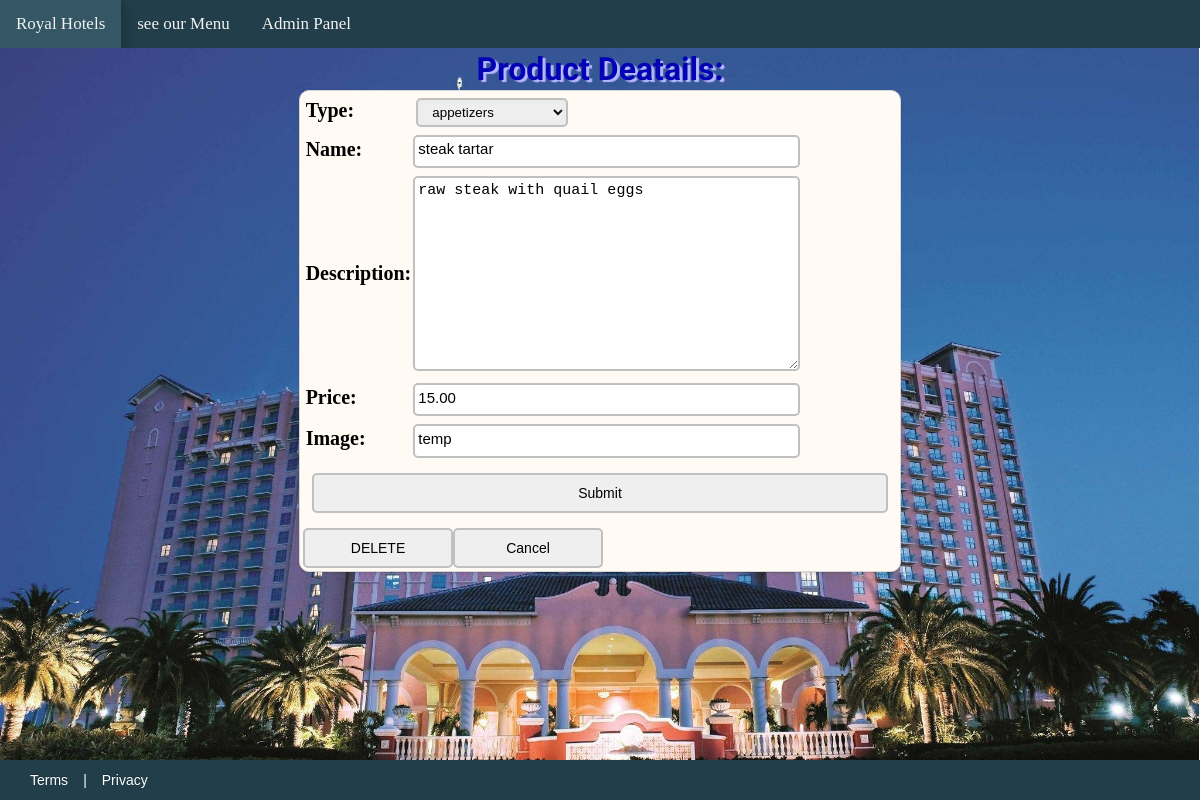
Before: /4/details/ with the older database file.
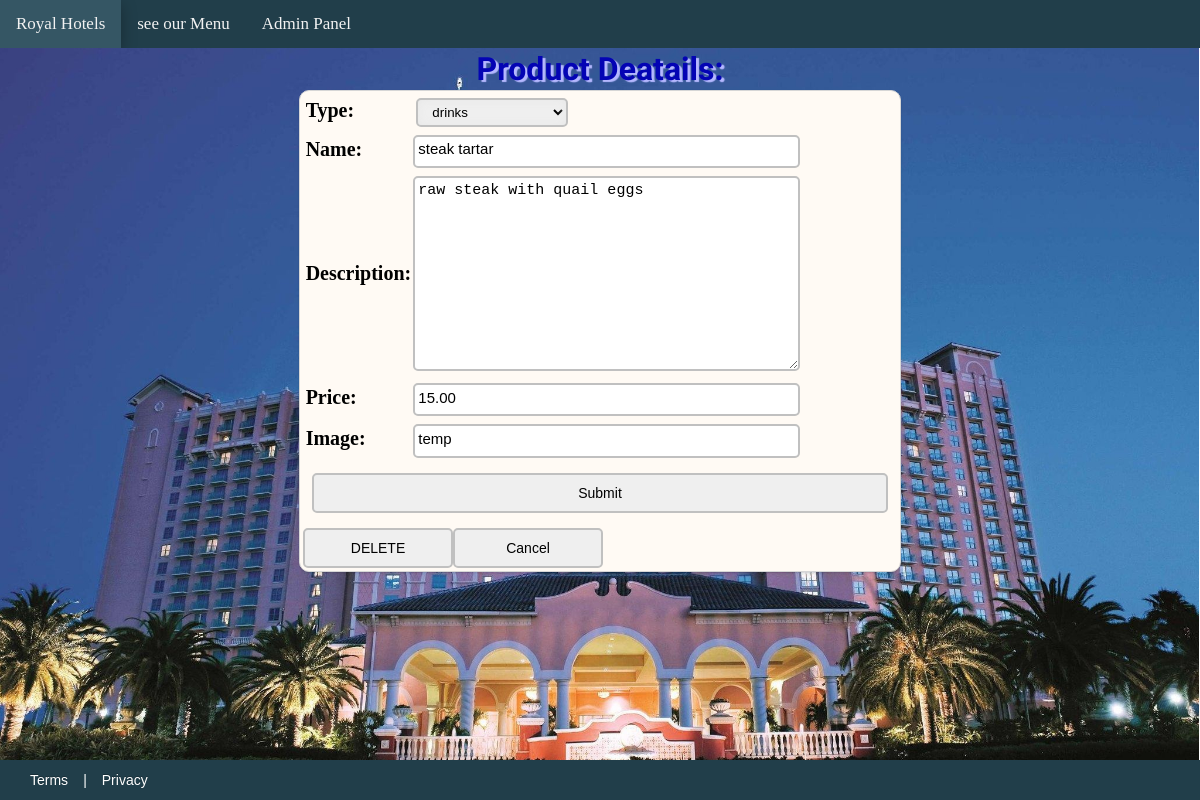
After: the same page with the newer database file.
### products/models.py (models this page shows, shortened)
class Product(models.Model):
    type = models.CharField(max_length=60, choices=TYPE_CHOICES)
    name = models.CharField(max_length=60, default="", blank=True, null=False)
    description = models.TextField(max_length=300, default="", blank=True)
    price = models.DecimalField(default=0.00, max_digits=10000, decimal_places=2)
    image = models.CharField(max_length=255, default='', blank=True)
    objects = models.Manager()

### products/views.py (the view)
# urls.py: path('<int:pk>/details/', views.details, name="details"),
def details(request, pk):
    pk = int(pk)
    item = get_object_or_404(Product, pk=pk)
    form = ProductForm(data=request.POST or None, instance=item)
    if request.method == 'POST':
        if form.is_valid():
            form2 = form.save(commit=False)
            form2.save()
            return redirect('admin_console')
        else:
            print(form.errors)
    else:
        return render(request, 'products/present_product.html', {'form': form})

### products/forms.py
class ProductForm(ModelForm):
    class Meta:
        model = Product
        fields = '__all__'

### products/templates/products/present_product.html (shortened to what this page needs)
{% extends "base.html" %}
{% block header %}Product Deatails:{% endblock %}
{% block content %}
<div class="admin_panel">
    <form name="productForm" method="POST" action="../details/">
       <table>
           {{ form.as_table }}
       </table>
    <div class="frmBtn_container">
        <input type="submit">
        <div class="frmBtn_container">
            <a href="../{{ form.pk }}delete/"><button class="btn" type="button">DELETE</button></a>
                <a href="{% url 'admin_console' %}"><button class="btn" type="button">Cancel</button></a>
             </div>
        </div>
    </form>
</div>
{% endblock %}

### templates/base.html (shortened to what this page needs)
 {% load static %}
<!DOCTYPE html>
<html lang="en" class="bg_img">
     <head>
          <link rel="stylesheet" type="text/css" href="{% static 'css/layout.css'  %}">
     </head>
     <body>
         <div class="page_container">
             {% include "navbar.html" %}
             <header class="header-title">
              <h1>{% block header %}{% endblock %}</h1>
             </header>
             {% block content %}{% endblock %}
         </div>
           {% include "footer.html"%}
     </body>
</html>

### templates/navbar.html
<ul class="topnav">
                 <li><a href="{% url 'home' %}">Royal Hotels</a></li>
                 <li><a href="#">see our Menu</a></li>
                 <li><a href="{% url 'admin_console' %}">Admin Panel</a></li>
             </ul>

### templates/footer.html (shortened to what this page needs)
<section id="block-footer">
             <p id="footer-right"><a href="8">Terms</a>|<a href="8">Privacy</a></p>
         </section>

### assets/css/layout.css (style rules this page uses)
* { margin: 0; }
html { background-color: lightblue; }
body { position: relative; overflow: hidden; }
html, body { height: 100%; margin: 0; padding: 0; }
p { padding: 2px 16px; font-size: 15px; font-family: 'Lato', Georgia, sans-serif; color: #666666; }
h1 { color: #0404B4; font-family: 'Lobster'; text-shadow: 3px 2px 1px rgba(181, 184, 255, 1); margin:0 auto; }
ul.topnav { list-style-type: none; margin: 0; padding: 0; overflow: hidden; background-color: #213e4a; }
ul.topnav li { float: left; }
ul.topnav li a { display: inline-block; color: #f2f2f2; text-align: center; padding: 14px 16px; text-decoration: none; transition: 0.3s; font-size: 17px; -webkit-transition-duration: 0.4s; transition-duration: 0.4s; cursor: pointer; }
.header-title { padding: 2px 16px; text-align: center; }
.admin_panel { margin: 0 auto; width: 50%; height: 80%; background-color: #fffaf4; border: 1px solid #d6d6d6; box-shadow: 0 1px 2px rgba(0,0,0,0.15); transition: all 0.3s ease-in-out; border-radius: 10px; transition: 0.3s; }
.frmBtn_container { display: flex; flex-wrap: wrap; align-items: center; width: 100%; }
.btn { flex-grow: 2; justify-content: center; text-align: center; display: inline-block; width: 150px; margin: 2% 2% 2% 2%; color: black; padding: 10px 0px; text-decoration: none; font-size: 14px; -webkit-transition-duration: 0.4s; transition-duration: 0.4s; cursor: pointer; border: 2px solid silver; border-radius: 5px; }
input[type="submit"] { flex-grow: 1; width: 10%; justify-content: center; text-align: center; display: inline-block; margin: 2% 2% 2% 2%; color: black; padding: 9px 0px 9px 0px; text-decoration: none; font-size: 14px; -webkit-transition-duration: 0.4s; transition-duration: 0.4s; cursor: pointer; border: 2px solid silver; border-radius: 5px; }
select { padding: 4px 10px; width: 40%; display: inline-block; margin: 1% 0% 0 1%; border: 2px solid silver; border-radius: 5px; box-shadow: 0 0 10px #E8E8E8 inset; }
input, textarea { width: 100%; margin: 1% 0 0 0; padding: 1% 0 2% 1%; line-height: 18px; font-size: 15px; border-radius: 5px; border: 2px solid silver; }
label { display: inline-block; width: 95%; text-align: left; margin: 1% 0 0 0; color: black; line-height: 18px; font-size: 20px; }
#block-footer { clear: both; display: flex; width: 100%; -moz-box-sizing: border-box; margin: 0 auto; background-color: #213e4a; position: absolute; bottom: 0; height: 40px; }
#block-footer a, #block-footer p { flex: 1; color: white; padding: 15px 15px; font-size: 14px; line-height: 10px; font-family:'PT Sans', Arial, Helvetica, sans-serif; }
#block-footer { float:left; clear:both; width:100%; }
#block-footer a { color: white; text-shadow: 0 -1px 0 rgba(0, 0, 0, 0.25); text-decoration: none; outline: medium none; }
.bg_img { background-color: lightblue; background-image: url('/static/images/hotel_img3.jpg'); background-size: cover; background-attachment:fixed; background-position: center; position: relative; -webkit-background-size: cover; -moz-background-size: cover; -o-background-size: cover; background-size: cover; }

Changed rows visible on the page:
changed Product "steak tartar": type "appetizers" → "drinks"
